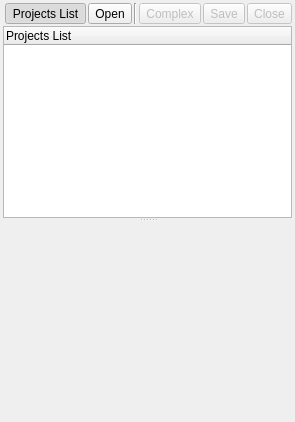
<ui version="4.0" >
 <class>ProjectsManager</class>
 <widget class="QWidget" name="ProjectsManager" >
  <property name="geometry" >
   <rect>
    <x>0</x>
    <y>0</y>
    <width>256</width>
    <height>422</height>
   </rect>
  </property>
  <property name="windowTitle" >
   <string>Projects Manager</string>
  </property>
  <property name="windowIcon" >
   <iconset/>
  </property>
  <layout class="QGridLayout" >
   <property name="margin" >
    <number>3</number>
   </property>
   <property name="spacing" >
    <number>2</number>
   </property>
   <item row="1" column="0" colspan="7" >
    <widget class="QSplitter" name="splitter" >
     <property name="sizePolicy" >
      <sizepolicy>
       <hsizetype>7</hsizetype>
       <vsizetype>7</vsizetype>
       <horstretch>0</horstretch>
       <verstretch>0</verstretch>
      </sizepolicy>
     </property>
     <property name="orientation" >
      <enum>Qt::Vertical</enum>
     </property>
     <widget class="QTreeWidget" name="twProjects" >
      <property name="sizePolicy" >
       <sizepolicy>
        <hsizetype>7</hsizetype>
        <vsizetype>7</vsizetype>
        <horstretch>0</horstretch>
        <verstretch>0</verstretch>
       </sizepolicy>
      </property>
      <property name="columnCount" >
       <number>1</number>
      </property>
      <column>
       <property name="text" >
        <string>Projects List</string>
       </property>
      </column>
     </widget>
     <widget class="QStackedWidget" name="swProjects" >
      <property name="sizePolicy" >
       <sizepolicy>
        <hsizetype>7</hsizetype>
        <vsizetype>7</vsizetype>
        <horstretch>0</horstretch>
        <verstretch>255</verstretch>
       </sizepolicy>
      </property>
     </widget>
    </widget>
   </item>
   <item row="0" column="6" >
    <widget class="QToolButton" name="tbCloseCurrent" >
     <property name="enabled" >
      <bool>false</bool>
     </property>
     <property name="text" >
      <string>Close</string>
     </property>
     <property name="icon" >
      <iconset resource="../../resources/resources.qrc" >:/Icons/Icons/projectclose.png</iconset>
     </property>
    </widget>
   </item>
   <item row="0" column="2" >
    <widget class="QToolButton" name="tbOpen" >
     <property name="text" >
      <string>Open</string>
     </property>
     <property name="icon" >
      <iconset resource="../../resources/resources.qrc" >:/Icons/Icons/projectopen.png</iconset>
     </property>
    </widget>
   </item>
   <item row="0" column="5" >
    <widget class="QToolButton" name="tbSaveCurrent" >
     <property name="enabled" >
      <bool>false</bool>
     </property>
     <property name="text" >
      <string>Save</string>
     </property>
     <property name="icon" >
      <iconset resource="../../resources/resources.qrc" >:/Icons/Icons/projectsave.png</iconset>
     </property>
    </widget>
   </item>
   <item row="0" column="4" >
    <widget class="QToolButton" name="tbComplexCurrent" >
     <property name="enabled" >
      <bool>false</bool>
     </property>
     <property name="text" >
      <string>Complex</string>
     </property>
     <property name="icon" >
      <iconset resource="../../resources/resources.qrc" >:/Icons/Icons/helptesters.png</iconset>
     </property>
     <property name="checkable" >
      <bool>true</bool>
     </property>
    </widget>
   </item>
   <item row="0" column="3" >
    <widget class="Line" name="lSeparator" >
     <property name="orientation" >
      <enum>Qt::Vertical</enum>
     </property>
    </widget>
   </item>
   <item row="0" column="1" >
    <widget class="QToolButton" name="tbProjectsList" >
     <property name="text" >
      <string>Projects List</string>
     </property>
     <property name="icon" >
      <iconset resource="../../resources/resources.qrc" >:/Icons/Icons/helpgreettings.png</iconset>
     </property>
     <property name="checkable" >
      <bool>true</bool>
     </property>
     <property name="checked" >
      <bool>true</bool>
     </property>
    </widget>
   </item>
   <item row="0" column="0" >
    <spacer>
     <property name="orientation" >
      <enum>Qt::Horizontal</enum>
     </property>
     <property name="sizeHint" >
      <size>
       <width>211</width>
       <height>20</height>
      </size>
     </property>
    </spacer>
   </item>
  </layout>
 </widget>
 <resources>
  <include location="../../resources/resources.qrc" />
 </resources>
 <connections>
  <connection>
   <sender>tbProjectsList</sender>
   <signal>toggled(bool)</signal>
   <receiver>twProjects</receiver>
   <slot>setVisible(bool)</slot>
   <hints>
    <hint type="sourcelabel" >
     <x>273</x>
     <y>11</y>
    </hint>
    <hint type="destinationlabel" >
     <x>261</x>
     <y>64</y>
    </hint>
   </hints>
  </connection>
 </connections>
</ui>
